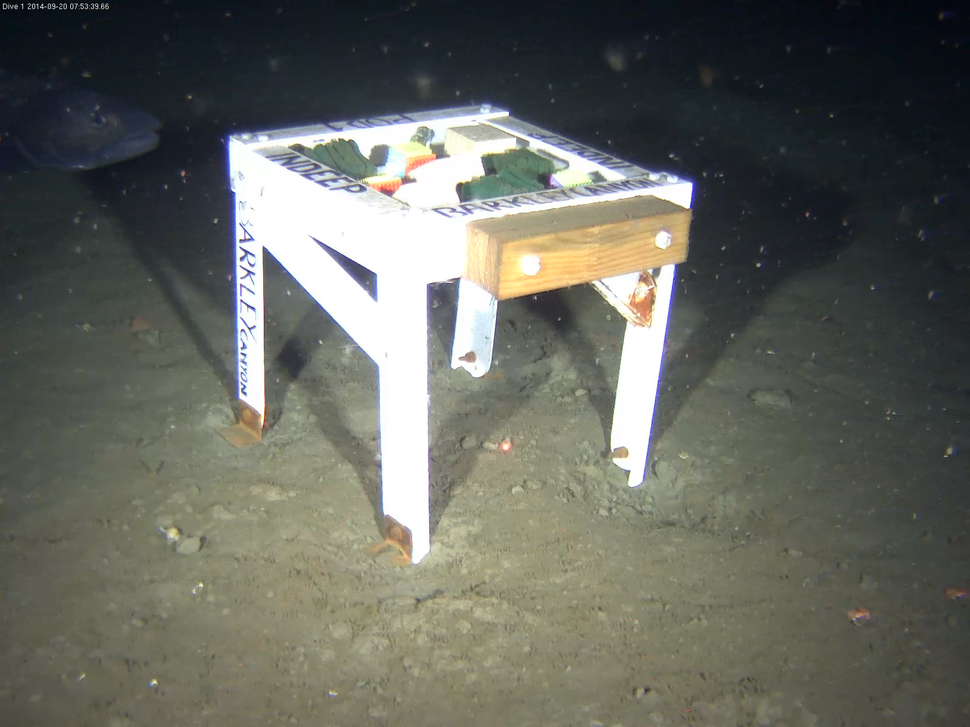
%> input picture DRAGONFISHSUBC13112_20140920T100103.000Z_27.png, 970 x 727 px, shrunk from 1600 x 1200 before the run
$ octave --eval "result = EdgeImage(imread('../DRAGONFISHSUBC13112_20140920T100103.000Z_27.png'));"   (GNU Octave 9; MATLAB toolbox functions it lacks are replaced by stand-ins)
%> lines starting %> are read from the running program, lines starting %| are printed output that depends on the picture
function [ E ] = EdgeImage( I )
%EDGEIMAGE Creates edge image by applying dilate and erode
% EdgeImage = dilated - eroded

se = strel('square', 3);
I2 = imdilate(I, se);
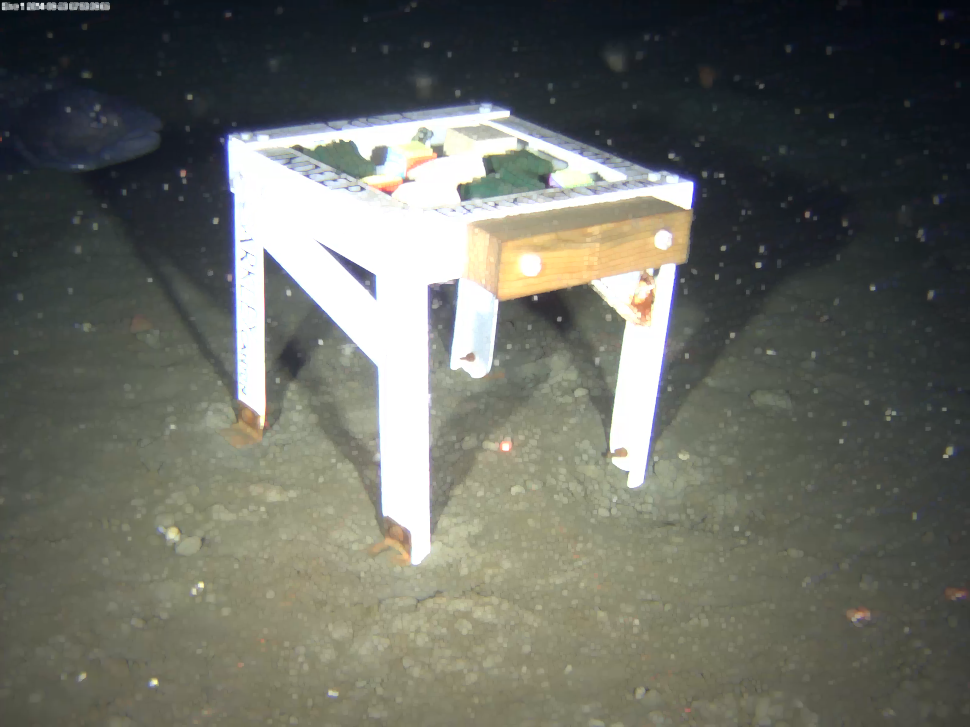
%> I2: size 727x970x3 uint8; mean R, G, B 105, 107.1, 99.1
I3 = imerode(I, se);
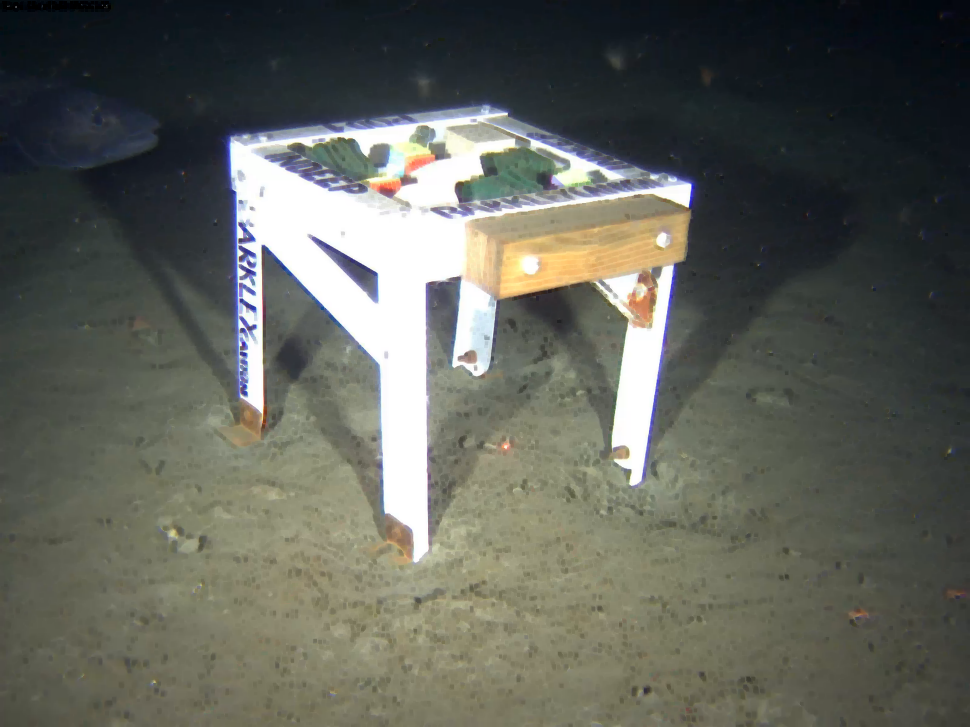
%> I3: size 727x970x3 uint8; mean R, G, B 96.2, 98.3, 90.4

I4 = I2 - I3;
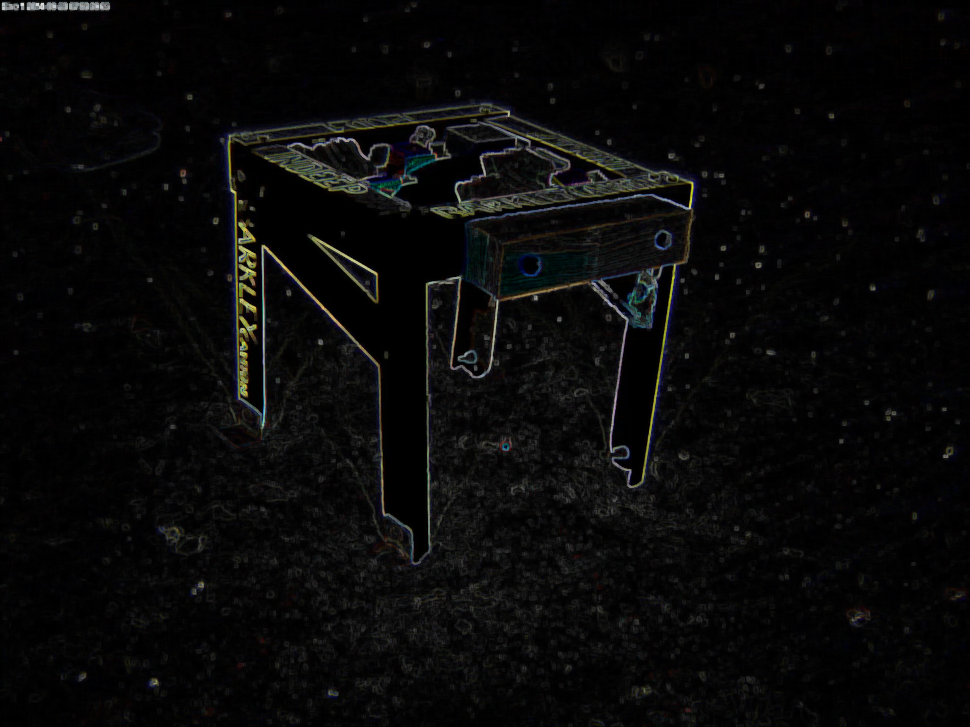
%> I4: size 727x970x3 uint8; mean R, G, B 8.8, 8.8, 8.7

E = I4;

end

$ run again, on test_105.png
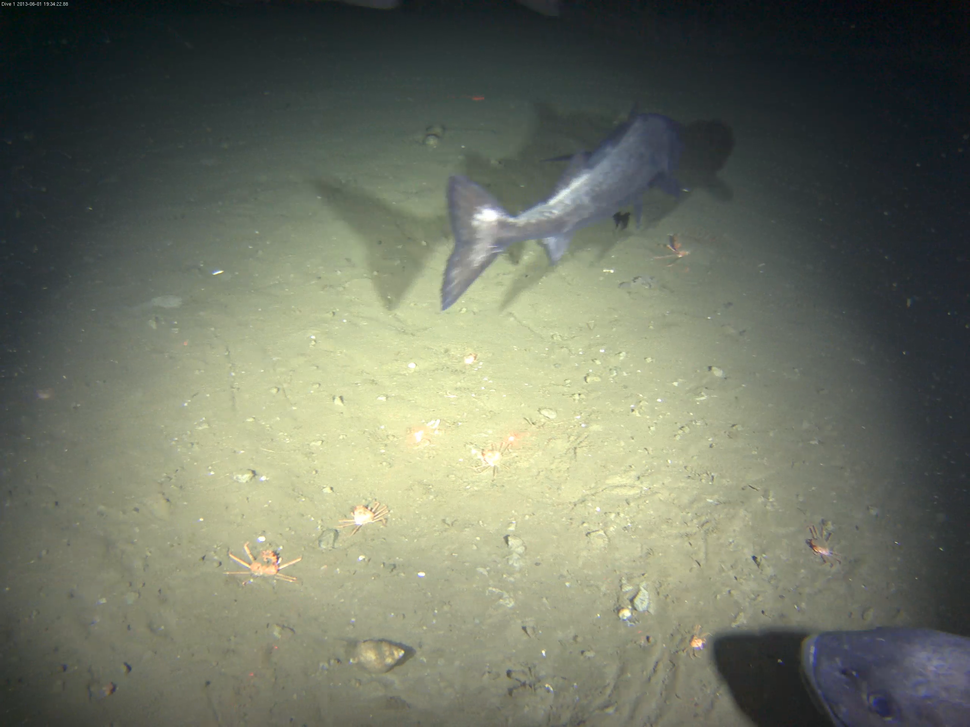
%> input picture test_105.png, 970 x 727 px, shrunk from 2560 x 1920 before the run
%> in EdgeImage, `I4 = I2 - I3;`:
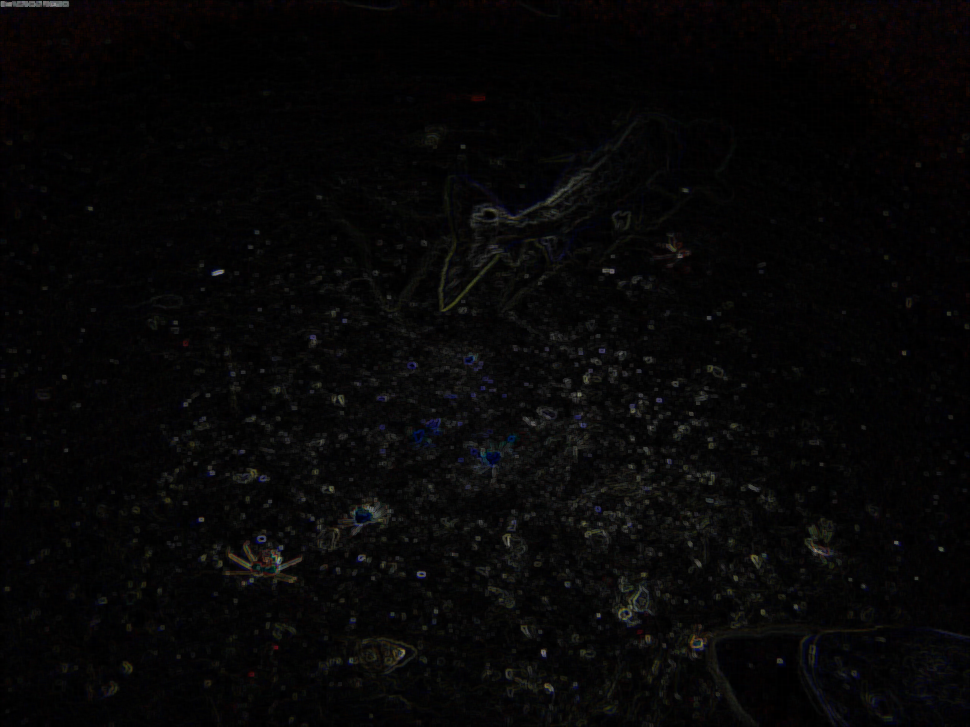
%> I4: size 727x970x3 uint8; mean R, G, B 6.7, 6.2, 6.4
